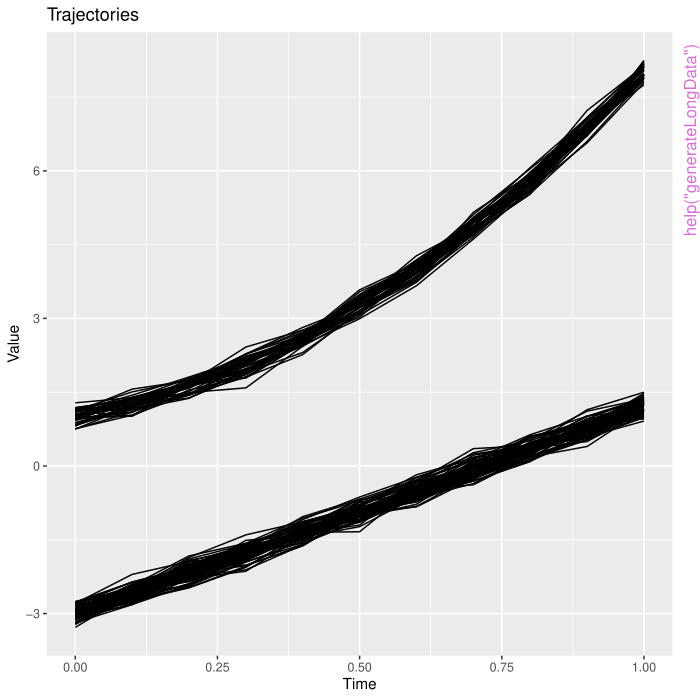

This figure's R source:
pkgname <- "latrend"
source(file.path(R.home("share"), "R", "examples-header.R"))
options(warn = 1)
library('latrend')

base::assign(".oldSearch", base::search(), pos = 'CheckExEnv')
base::assign(".old_wd", base::getwd(), pos = 'CheckExEnv')
cleanEx()
nameEx("as.list.lcMethod")
### * as.list.lcMethod

flush(stderr()); flush(stdout())

### Name: as.list.lcMethod
### Title: Extract the method arguments as a list
### Aliases: as.list.lcMethod

### ** Examples

data(latrendData)
method <- lcMethodKML("Y", id = "Id", time = "Time")
as.list(method)

as.list(method, args = c('id', 'time'))

# select arguments used by kml()
as.list(method, args = kml::kml)

# select arguments used by either kml() or parALGO()
as.list(method, args = c(kml::kml, kml::parALGO))



cleanEx()
nameEx("cash")
### * cash

flush(stderr()); flush(stdout())

### Name: $,lcMethod-method
### Title: Retrieve and evaluate a lcMethod argument by name
### Aliases: $,lcMethod-method

### ** Examples

m <- lcMethodKML(nClusters = 3)
m$nClusters # 3



cleanEx()
nameEx("clusterNames-set")
### * clusterNames-set

flush(stderr()); flush(stdout())

### Name: clusterNames<-
### Title: Update the cluster names
### Aliases: clusterNames<-

### ** Examples

data(latrendData)
model <- latrend(lcMethodKML("Y", id = "Id", time = "Time"), latrendData)
clusterNames(model) <- c("Group 1", "Group 2")



cleanEx()
nameEx("clusterNames")
### * clusterNames

flush(stderr()); flush(stdout())

### Name: clusterNames
### Title: Get the cluster names
### Aliases: clusterNames

### ** Examples

data(latrendData)
model <- latrend(lcMethodKML("Y", id = "Id", time = "Time"), latrendData)
clusterNames(model) # A, B



cleanEx()
nameEx("clusterProportions")
### * clusterProportions

flush(stderr()); flush(stdout())

### Name: clusterProportions
### Title: Proportional size of each cluster
### Aliases: clusterProportions clusterProportions,lcModel-method

### ** Examples

data(latrendData)
model <- latrend(lcMethodKML("Y", id = "Id", time = "Time"), latrendData)
clusterProportions(model)



cleanEx()
nameEx("clusterSizes")
### * clusterSizes

flush(stderr()); flush(stdout())

### Name: clusterSizes
### Title: Number of strata per cluster
### Aliases: clusterSizes

### ** Examples

model <- latrend(lcMethodKML("Y", id = "Id", time = "Time"), latrendData)
clusterSizes(model)



cleanEx()
nameEx("clusterTrajectories")
### * clusterTrajectories

flush(stderr()); flush(stdout())

### Name: clusterTrajectories
### Title: Extract the cluster trajectories
### Aliases: clusterTrajectories clusterTrajectories,lcModel-method

### ** Examples

model <- latrend(method = lcMethodLcmmGMM(fixed = Y ~ Time, mixture = fixed),
  id = "Id", time = "Time", data = latrendData)
clusterTrajectories(model)

clusterTrajectories(model, at = c(0, .5, 1))



cleanEx()
nameEx("confusionMatrix")
### * confusionMatrix

flush(stderr()); flush(stdout())

### Name: confusionMatrix
### Title: Compute the posterior confusion matrix
### Aliases: confusionMatrix

### ** Examples

data(latrendData)
model = latrend(lcMethodLcmmGMM(
  fixed = Y ~ Time, mixture = ~ Time, random = ~ 1,
  id = "Id", time = "Time"),
  data=latrendData)
confusionMatrix(model)



cleanEx()
nameEx("createTestDataFold")
### * createTestDataFold

flush(stderr()); flush(stdout())

### Name: createTestDataFold
### Title: Create the test fold data for validation
### Aliases: createTestDataFold

### ** Examples

data(latrendData)
trainDataList <- createTrainDataFolds(latrendData, id = "Id", folds = 10)
testData1 <- createTestDataFold(latrendData, trainDataList[[1]], id = "Id")



cleanEx()
nameEx("createTestDataFolds")
### * createTestDataFolds

flush(stderr()); flush(stdout())

### Name: createTestDataFolds
### Title: Create all k test folds from the training data
### Aliases: createTestDataFolds

### ** Examples

data(latrendData)
trainDataList <- createTrainDataFolds(latrendData, folds = 10, id = "Id")
testDataList <- createTestDataFolds(latrendData, trainDataList)



cleanEx()
nameEx("createTrainDataFolds")
### * createTrainDataFolds

flush(stderr()); flush(stdout())

### Name: createTrainDataFolds
### Title: Create the training data for each of the k models in k-fold
###   cross validation evaluation
### Aliases: createTrainDataFolds

### ** Examples

data(latrendData)
trainFolds <- createTrainDataFolds(latrendData, folds = 10, id = "Id")

trainFolds <- createTrainDataFolds(latrendData, folds = 10, id = "Id", seed = 1)



cleanEx()
nameEx("externalMetric")
### * externalMetric

flush(stderr()); flush(stdout())

### Name: externalMetric,lcModel,lcModel-method
### Title: Compute external model metric(s)
### Aliases: externalMetric,lcModel,lcModel-method externalMetric
###   externalMetric,lcModels,missing-method
###   externalMetric,lcModels,character-method
###   externalMetric,lcModels,lcModel-method
###   externalMetric,lcModels,lcModels-method
###   externalMetric,list,lcModel-method

### ** Examples

data(latrendData)
model1 <- latrend(lcMethodKML("Y", id = "Id", time = "Time"), latrendData)
model2 <- latrend(lcMethodLcmmGMM(fixed = Y ~ Time, mixture = ~ Time,
   id = "Id", time = "Time"), latrendData)
ari <- externalMetric(model1, model2, 'adjustedRand')



cleanEx()
nameEx("formula.lcMethod")
### * formula.lcMethod

flush(stderr()); flush(stdout())

### Name: formula.lcMethod
### Title: Extract formula
### Aliases: formula.lcMethod

### ** Examples

m <- lcMethodMixtoolsGMM(formula = Y ~ Time + (1 | Id))
formula(m) # Y ~ Time + (1 | Id)



cleanEx()
nameEx("generateLongData")
### * generateLongData

flush(stderr()); flush(stdout())

### Name: generateLongData
### Title: Generate longitudinal test data
### Aliases: generateLongData

### ** Examples

longdata <- generateLongData(sizes = c(40, 70), id = "Id",
                            cluster = ~poly(Time, 2, raw = TRUE),
                            clusterCoefs = cbind(c(1, 2, 5), c(-3, 4, .2)))
plotTrajectories(longdata, response = "Value", id = "Id", time = "Time")



cleanEx()
nameEx("getLcMethod")
### * getLcMethod

flush(stderr()); flush(stdout())

### Name: getLcMethod
### Title: Get the method specification of a lcModel
### Aliases: getLcMethod

### ** Examples

model = latrend(method=lcMethodKML("Y", id = "Id", time = "Time"), data=latrendData)
getLcMethod(model)



cleanEx()
nameEx("idVariable")
### * idVariable

flush(stderr()); flush(stdout())

### Name: idVariable
### Title: Extract the trajectory identifier variable
### Aliases: idVariable idVariable,lcMethod-method
###   idVariable,lcModel-method

### ** Examples

method <- lcMethodKML(id = "Traj")
idVariable(method) # "Traj"

model <- latrend(lcMethodKML("Y", id = "Id", time = "Time"), latrendData)
idVariable(model) # "Id"




cleanEx()
nameEx("ids")
### * ids

flush(stderr()); flush(stdout())

### Name: ids
### Title: Get the unique ids included in this model
### Aliases: ids

### ** Examples

model = latrend(lcMethodKML("Y", id = "Id", time = "Time"), latrendData)
ids(model) # S1, S2, ..., S500



cleanEx()
nameEx("indexy")
### * indexy

flush(stderr()); flush(stdout())

### Name: [[,lcMethod-method
### Title: Retrieve and evaluate a lcMethod argument by name
### Aliases: [[,lcMethod-method

### ** Examples

m = lcMethodKML(nClusters = 5)
m[["nClusters"]] # 5

k = 2
m = lcMethodKML(nClusters = k)
m[["nClusters", eval=FALSE]] # k



cleanEx()
nameEx("latrend")
### * latrend

flush(stderr()); flush(stdout())

### Name: latrend
### Title: Cluster longitudinal data
### Aliases: latrend

### ** Examples

data(latrendData)
model <- latrend(lcMethodKML("Y", id = "Id", time = "Time"), data = latrendData)

method <- lcMethodKML("Y", id = "Id", time = "Time")
model <- latrend(method, data = latrendData, nClusters = 3)

model <- latrend(method, data = latrendData, nClusters = 3, seed = 1)



cleanEx()
nameEx("latrendBatch")
### * latrendBatch

flush(stderr()); flush(stdout())

### Name: latrendBatch
### Title: Cluster longitudinal data for a list of model specifications
### Aliases: latrendBatch

### ** Examples

data(latrendData)
methods <- lcMethods(lcMethodKML("Y", id = "Id", time = "Time"), nClusters = 1:3)
models <- latrendBatch(methods, data = latrendData)

models <- latrendBatch(lcMethods(lcMethodKML("Y", id = "Id", time = "Time"), nClusters = 1:2),
   data = .(subset(latrendData, Time > .5),
            subset(latrendData, Time < .5))) # different data per method




cleanEx()
nameEx("latrendBoot")
### * latrendBoot

flush(stderr()); flush(stdout())

### Name: latrendBoot
### Title: Cluster longitudinal data using bootstrapping
### Aliases: latrendBoot

### ** Examples

data(latrendData)
method <- lcMethodKML("Y", id = "Id", time = "Time")
model <- latrendBoot(method, latrendData, samples = 10)



cleanEx()
nameEx("latrendCV")
### * latrendCV

flush(stderr()); flush(stdout())

### Name: latrendCV
### Title: Cluster longitudinal data over k folds
### Aliases: latrendCV

### ** Examples

data(latrendData)
method <- lcMethodKML("Y", id = "Id", time = "Time")
model <- latrendCV(method, latrendData, folds = 5)

model <- latrendCV(method, subset(latrendData, Time < .5), folds = 5, seed = 1)



cleanEx()
nameEx("latrendRep")
### * latrendRep

flush(stderr()); flush(stdout())

### Name: latrendRep
### Title: Cluster longitudinal data repeatedly
### Aliases: latrendRep

### ** Examples

data(latrendData)
method <- lcMethodKML("Y", id = "Id", time = "Time")
models <- latrendRep(method, data = latrendData, .rep = 5) # 5 repeated runs

models <- latrendRep(method, data = latrendData, .seed = 1, .rep = 3)



cleanEx()
nameEx("lcMethod-class")
### * lcMethod-class

flush(stderr()); flush(stdout())

### Name: lcMethod-class
### Title: lcMethod class
### Aliases: lcMethod-class compose compose,lcMethod-method fit
###   fit,lcMethod-method getLabel getLabel,lcMethod-method getName
###   getName,lcMethod-method getShortName getShortName,lcMethod-method
###   length,lcMethod-method names,lcMethod-method preFit
###   preFit,lcMethod-method prepareData prepareData,lcMethod-method
###   postFit postFit,lcMethod-method validate validate,lcMethod-method

### ** Examples

getName(lcMethodKML("Y")) # "longitudinal k-means"
getShortName(lcMethodKML("Y")) # "KML"
m = lcMethodKML("Y")
names(m)



cleanEx()
nameEx("lcMethod.call")
### * lcMethod.call

flush(stderr()); flush(stdout())

### Name: lcMethod.call
### Title: Create a lcMethod object from a call
### Aliases: lcMethod.call

### ** Examples

data(latrendData)
lcMethodKML2 <- function(response = "Y", id = "Id", time = "Time", nClusters = 2, ...) {
  lcMethod.call("lcMethodKML", call = stackoverflow::match.call.defaults(),
    defaults = c(kml::kml, kml::parALGO),
    excludeArgs = c("object", "nbClusters", "parAlgo", "toPlot", "saveFreq"))
}
method <- lcMethodKML2(nClusters = 3)
latrend(method, data = latrendData)



cleanEx()
nameEx("lcMethodAkmedoids")
### * lcMethodAkmedoids

flush(stderr()); flush(stdout())

### Name: lcMethodAkmedoids
### Title: Specify AKMedoids method
### Aliases: lcMethodAkmedoids

### ** Examples

library(akmedoids)
data(latrendData)
method <- lcMethodAkmedoids(response = "Y", time = "Time", id = "Id", nClusters = 3)
model <- latrend(method, data = latrendData)



cleanEx()
nameEx("lcMethodCrimCV")
### * lcMethodCrimCV

flush(stderr()); flush(stdout())

### Name: lcMethodCrimCV
### Title: Specify a zero-inflated repeated-measures GBTM method
### Aliases: lcMethodCrimCV

### ** Examples




cleanEx()
nameEx("lcMethodCustom")
### * lcMethodCustom

flush(stderr()); flush(stdout())

### Name: lcMethodCustom
### Title: Specify a custom method based on a model function
### Aliases: lcMethodCustom

### ** Examples

data(latrendData)
# Stratification based on the mean response level
clusfun <- function(data, response, id, time, ...) {
   clusters <- data.table::as.data.table(data)[, mean(Y) > 0, by = Id]$V1
   lcModelCustom(data = data,
     trajectoryAssignments = factor(clusters, levels = c(FALSE, TRUE), labels = c("Low", "High")),
     response = response,
     time = time,
     id = id)
}
method <- lcMethodCustom(response = "Y", fun = clusfun, id = "Id", time = "Time")
model <- latrend(method, data = latrendData)



cleanEx()
nameEx("lcMethodDtwclust")
### * lcMethodDtwclust

flush(stderr()); flush(stdout())

### Name: lcMethodDtwclust
### Title: Specify time series clustering via dtwclust
### Aliases: lcMethodDtwclust

### ** Examples

library(dtwclust)
data(latrendData)
method <- lcMethodDtwclust("Y", id = "Id", time = "Time", nClusters = 3)
model <- latrend(method, latrendData)



cleanEx()
nameEx("lcMethodFlexmix")
### * lcMethodFlexmix

flush(stderr()); flush(stdout())

### Name: lcMethodFlexmix
### Title: Method interface to flexmix()
### Aliases: lcMethodFlexmix

### ** Examples

library(flexmix)
data(latrendData)
method <- lcMethodFlexmix(Y ~ Time, id = "Id", time = "Time", nClusters = 3)
model <- latrend(method, latrendData)



cleanEx()
nameEx("lcMethodFlexmixGBTM")
### * lcMethodFlexmixGBTM

flush(stderr()); flush(stdout())

### Name: lcMethodFlexmixGBTM
### Title: Group-based trajectory modeling using flexmix
### Aliases: lcMethodFlexmixGBTM

### ** Examples

library(flexmix)
data(latrendData)
method <- lcMethodFlexmixGBTM(Y ~ Time, id = "Id", time = "Time", nClusters = 3)
model <- latrend(method, latrendData)



cleanEx()
nameEx("lcMethodFunFEM")
### * lcMethodFunFEM

flush(stderr()); flush(stdout())

### Name: lcMethodFunFEM
### Title: Specify a FunFEM method
### Aliases: lcMethodFunFEM

### ** Examples

library(funFEM)
library(fda)
data(latrendData)
method <- lcMethodFunFEM("Y", id = "Id", time = "Time", nClusters = 3)
model <- latrend(method, latrendData)

method <- lcMethodFunFEM("Y",
   basis = function(time) {
      create.bspline.basis(time,
        nbasis = 10, norder = 4)
})



cleanEx()
nameEx("lcMethodGCKM")
### * lcMethodGCKM

flush(stderr()); flush(stdout())

### Name: lcMethodGCKM
### Title: Two-step clustering through linear mixed modeling and k-means
### Aliases: lcMethodGCKM

### ** Examples

library(lme4)
data(latrendData)
method <- lcMethodGCKM(Y ~ (Time | Id), id = "Id", time = "Time", nClusters = 3)
model <- latrend(method, latrendData)



cleanEx()
nameEx("lcMethodKML")
### * lcMethodKML

flush(stderr()); flush(stdout())

### Name: lcMethodKML
### Title: Specify a longitudinal k-means (KML) method
### Aliases: lcMethodKML

### ** Examples

library(kml)
data(latrendData)
method <- lcMethodKML("Y", id = "Id", time = "Time", nClusters = 3)
model <- latrend(method, latrendData)



cleanEx()
nameEx("lcMethodLMKM")
### * lcMethodLMKM

flush(stderr()); flush(stdout())

### Name: lcMethodLMKM
### Title: Two-step clustering through linear regression modeling and
###   k-means
### Aliases: lcMethodLMKM

### ** Examples

data(latrendData)
method <- lcMethodLMKM(Y ~ Time, id = "Id", time = "Time", nClusters = 3)
model <- latrend(method, latrendData)



cleanEx()
nameEx("lcMethodLcmmGBTM")
### * lcMethodLcmmGBTM

flush(stderr()); flush(stdout())

### Name: lcMethodLcmmGBTM
### Title: Specify GBTM method
### Aliases: lcMethodLcmmGBTM

### ** Examples

data(latrendData)
method <- lcMethodLcmmGBTM(fixed = Y ~ Time, mixture = ~ 1,
   id = "Id", time = "Time", nClusters = 3)
gbtm <- latrend(method, data = latrendData)
summary(gbtm)

method <- lcMethodLcmmGBTM(fixed = Y ~ Time, mixture = ~ Time,
    id = "Id", time = "Time", nClusters = 3)



cleanEx()
nameEx("lcMethodLcmmGMM")
### * lcMethodLcmmGMM

flush(stderr()); flush(stdout())

### Name: lcMethodLcmmGMM
### Title: Specify GMM method using lcmm
### Aliases: lcMethodLcmmGMM

### ** Examples

data(latrendData)
method <- lcMethodLcmmGMM(fixed = Y ~ Time,
   mixture = ~ Time, random = ~ 1,
   id = "Id", time = "Time", , nClusters = 3)
gmm <- latrend(method, data = latrendData)
summary(gmm)

method <- lcMethodLcmmGMM(fixed = Y ~ Time,
    mixture = ~ Time, random = ~ Time,
    id = "Id", time = "Time", nClusters = 3)



cleanEx()
nameEx("lcMethodLongclust")
### * lcMethodLongclust

flush(stderr()); flush(stdout())

### Name: lcMethodLongclust
### Title: Specify Longclust method
### Aliases: lcMethodLongclust

### ** Examples

library(longclust)
data(latrendData)
method <- lcMethodLongclust("Y", id = "Id", time = "Time", nClusters = 3)
model <- latrend(method, latrendData)



cleanEx()
nameEx("lcMethodMclustLLPA")
### * lcMethodMclustLLPA

flush(stderr()); flush(stdout())

### Name: lcMethodMclustLLPA
### Title: Longitudinal latent profile analysis
### Aliases: lcMethodMclustLLPA

### ** Examples

library(mclust)
data(latrendData)
method <- lcMethodMclustLLPA("Y", id = "Id", time = "Time", nClusters = 3)
model <- latrend(method, latrendData)



cleanEx()
nameEx("lcMethodMixAK_GLMM")
### * lcMethodMixAK_GLMM

flush(stderr()); flush(stdout())

### Name: lcMethodMixAK_GLMM
### Title: Specify a GLMM iwht a normal mixture in the random effects
### Aliases: lcMethodMixAK_GLMM

### ** Examples

data(latrendData)
# this example only runs when the mixAK package is installed
try({
 method <- lcMethodMixAK_GLMM(fixed = Y ~ 1, random = ~ Time,
  id = "Id", time = "Time", nClusters = 3)
 model <- latrend(method, latrendData)
 summary(model)
})



cleanEx()
nameEx("lcMethodMixTVEM")
### * lcMethodMixTVEM

flush(stderr()); flush(stdout())

### Name: lcMethodMixTVEM
### Title: Specify a MixTVEM
### Aliases: lcMethodMixTVEM

### ** Examples




cleanEx()
nameEx("lcMethodMixtoolsGMM")
### * lcMethodMixtoolsGMM

flush(stderr()); flush(stdout())

### Name: lcMethodMixtoolsGMM
### Title: Specify mixed mixture regression model using mixtools
### Aliases: lcMethodMixtoolsGMM

### ** Examples




cleanEx()
nameEx("lcMethodMixtoolsNPRM")
### * lcMethodMixtoolsNPRM

flush(stderr()); flush(stdout())

### Name: lcMethodMixtoolsNPRM
### Title: Specify non-parametric estimation for independent repeated
###   measures
### Aliases: lcMethodMixtoolsNPRM

### ** Examples

library(mixtools)
data(latrendData)
method <- lcMethodMixtoolsNPRM("Y", id = "Id", time = "Time", nClusters = 3)
model <- latrend(method, latrendData)



cleanEx()
nameEx("lcMethodRandom")
### * lcMethodRandom

flush(stderr()); flush(stdout())

### Name: lcMethodRandom
### Title: Specify a random-partitioning method
### Aliases: lcMethodRandom

### ** Examples

data(latrendData)
method <- lcMethodRandom(response = "Y", id = "Id", time = "Time")
model <- latrend(method, latrendData)

# uniform clusters
method <- lcMethodRandom(alpha = 1e3, nClusters = 3, response = "Y", id = "Id", time = "Time")

# single large cluster
method <- lcMethodRandom(alpha = c(100, 1, 1, 1), nClusters = 4,
  response = "Y", id = "Id", time = "Time")



cleanEx()
nameEx("lcMethodStratify")
### * lcMethodStratify

flush(stderr()); flush(stdout())

### Name: lcMethodStratify
### Title: Specify a stratification method
### Aliases: lcMethodStratify

### ** Examples

data(latrendData)
# Stratification based on the mean response level
method <- lcMethodStratify("Y", mean(Y) > 0,
   clusterNames = c("Low", "High"), id = "Id", time = "Time")
model <- latrend(method, latrendData)
summary(model)

# Stratification function
stratfun <- function(trajdata) {
   trajmean <- mean(trajdata$Y)
   factor(trajmean > 1.7,
      levels = c(FALSE, TRUE),
      labels = c("Low", "High"))
}
method <- lcMethodStratify("Y", stratfun, id = "Id", time = "Time")

# Multiple clusters
stratfun3 <- function(trajdata) {
   trajmean <- mean(trajdata$Y)
   cut(trajmean,
      c(-Inf, .5, 2, Inf),
      labels = c("Low", "Medium", "High"))
}
method <- lcMethodStratify("Y", stratfun3, id = "Id", time = "Time")



cleanEx()
nameEx("lcMethods")
### * lcMethods

flush(stderr()); flush(stdout())

### Name: lcMethods
### Title: Generate a list of lcMethod objects
### Aliases: lcMethods

### ** Examples

data(latrendData)
baseMethod <- lcMethodKML("Y", id = "Id", time = "Time")
methods <- lcMethods(baseMethod, nClusters = 1:6)

nclus <- 1:6
methods <- lcMethods(baseMethod, nClusters = nclus)

methods <- lcMethods(baseMethod, nClusters = 3, center = .(mean, mean, median))
length(methods) # 3

methods <- lcMethods(baseMethod, nClusters = 1:3, center = .(mean, mean, median))
length(methods) # 9



cleanEx()
nameEx("lcModels")
### * lcModels

flush(stderr()); flush(stdout())

### Name: lcModels
### Title: Construct a flat (named) list of lcModel objects
### Aliases: lcModels

### ** Examples

data(latrendData)
kml <- latrend(lcMethodKML("Y", id = "Id", time = "Time"), latrendData)
gmm <- latrend(lcMethodLcmmGMM(fixed = Y ~ Time, mixture = ~ Time,
   id = "Id", time = "Time"), latrendData)
lcModels(kml, gmm)

lcModels(defaults = c(kml, gmm))



cleanEx()
nameEx("max.lcModels")
### * max.lcModels

flush(stderr()); flush(stdout())

### Name: max.lcModels
### Title: Select the lcModel with the highest metric value
### Aliases: max.lcModels

### ** Examples

data(latrendData)
baseMethod <- lcMethodKML(response = "Y", id = "Id", time = "Time")
kml1 <- latrend(baseMethod, nClusters = 1, latrendData)
kml2 <- latrend(baseMethod, nClusters = 2, latrendData)
kml3 <- latrend(baseMethod, nClusters = 3, latrendData)
models <- lcModels(kml1, kml2, kml3)
max(models, 'WRSS')



cleanEx()
nameEx("metric")
### * metric

flush(stderr()); flush(stdout())

### Name: metric
### Title: Compute internal model metric(s)
### Aliases: metric metric,lcModel-method metric,list-method
###   metric,lcModels-method

### ** Examples

data(latrendData)
model <- latrend(lcMethodLcmmGMM(fixed = Y ~ Time, mixture = ~ Time,
   id = "Id", time = "Time"), latrendData)
bic <- metric(model, "BIC")

ic <- metric(model, c("AIC", "BIC"))



cleanEx()
nameEx("min.lcModels")
### * min.lcModels

flush(stderr()); flush(stdout())

### Name: min.lcModels
### Title: Select the lcModel with the lowest metric value
### Aliases: min.lcModels

### ** Examples

data(latrendData)
baseMethod <- lcMethodKML(response = "Y", id = "Id", time = "Time")
kml1 <- latrend(baseMethod, nClusters = 1, latrendData)
kml2 <- latrend(baseMethod, nClusters = 2, latrendData)
kml3 <- latrend(baseMethod, nClusters = 3, latrendData)
models <- lcModels(kml1, kml2, kml3)
min(models, 'WRSS')



cleanEx()
nameEx("plotMetric")
### * plotMetric

flush(stderr()); flush(stdout())

### Name: plotMetric
### Title: Plot one or more internal metrics for all lcModels
### Aliases: plotMetric

### ** Examples

data(latrendData)
baseMethod <- lcMethodKML(response = "Y", id = "Id", time = "Time")
kml1 <- latrend(baseMethod, nClusters = 1, latrendData)
kml2 <- latrend(baseMethod, nClusters = 2, latrendData)
kml3 <- latrend(baseMethod, nClusters = 3, latrendData)
models <- lcModels(kml1, kml2, kml3)
plotMetric(models, "BIC", by = "nClusters", group = ".name")



cleanEx()
nameEx("plotTrajectories")
### * plotTrajectories

flush(stderr()); flush(stdout())

### Name: plotTrajectories
### Title: Plot trajectories
### Aliases: plotTrajectories plotTrajectories,data.frame-method
###   plotTrajectories,lcModel-method

### ** Examples

data(latrendData)
plotTrajectories(latrendData, response = "Y", id = "Id", time = "Time")

plotTrajectories(latrendData, response = quote(exp(Y)), id = "Id", time = "Time")



cleanEx()
nameEx("postprob")
### * postprob

flush(stderr()); flush(stdout())

### Name: postprob
### Title: Posterior probability per fitted id
### Aliases: postprob postprob,lcModel-method

### ** Examples

data(latrendData)
model <- latrend(lcMethodLcmmGMM(fixed = Y ~ Time, mixture = ~ Time,
   id = "Id", time = "Time"), data = latrendData)
postprob(model)



cleanEx()
nameEx("predict.lcModel")
### * predict.lcModel

flush(stderr()); flush(stdout())

### Name: predict.lcModel
### Title: lcModel predictions
### Aliases: predict.lcModel

### ** Examples

data(latrendData)
model <- latrend(lcMethodLcmmGMM(
   fixed = Y ~ Time, mixture = ~ Time,
   id = "Id", time = "Time"), latrendData)
predFitted <- predict(model) # same result as fitted(model)

# Cluster trajectory of cluster A
predCluster <- predict(model, newdata = data.frame(Cluster = "A", Time = time(model)))

# Prediction for id S1 given cluster A membership
predId <- predict(model, newdata = data.frame(Cluster = "A", Id = "S1", Time = time(model)))

# Prediction matrix for id S1 for all clusters
predIdAll <- predict(model, newdata = data.frame(Id = "S1", Time = time(model)))



cleanEx()
nameEx("responseVariable")
### * responseVariable

flush(stderr()); flush(stdout())

### Name: responseVariable
### Title: Extract the response variable
### Aliases: responseVariable responseVariable,lcMethod-method
###   responseVariable,lcModel-method

### ** Examples

method <- lcMethodKML("Value")
responseVariable(method) # "Value"

method <- lcMethodLcmmGBTM(fixed = Value ~ Time, mixture = ~ Time)
responseVariable(method) # "Value"

data(latrendData)
model <- latrend(lcMethodKML("Y", id = "Id", time = "Time"), latrendData)
responseVariable(model) # "Value"



cleanEx()
nameEx("subset.lcModels")
### * subset.lcModels

flush(stderr()); flush(stdout())

### Name: subset.lcModels
### Title: Subsetting a lcModels list based on method arguments
### Aliases: subset.lcModels

### ** Examples

data(latrendData)
mKML <- lcMethodKML(response = "Y", id = "Id", time = "Time")
kml1 <- latrend(mKML, nClusters = 1, latrendData)
kml2 <- latrend(mKML, nClusters = 2, latrendData)
kml3 <- latrend(mKML, nClusters = 3, latrendData)
gmm <- latrend(lcMethodLcmmGMM(fixed = Y ~ Time, mixture = ~ Time,
   id = "Id", time = "Time"), latrendData)
models <- lcModels(kml1, kml2, kml3, gmm)

subset(models, nClusters > 1 & .method == 'kml')



cleanEx()
nameEx("timeVariable")
### * timeVariable

flush(stderr()); flush(stdout())

### Name: timeVariable
### Title: Extract the time variable
### Aliases: timeVariable timeVariable,lcMethod-method
###   timeVariable,lcModel-method

### ** Examples

method <- lcMethodKML(time = "Assessment")
timeVariable(method) # "Assessment"

data(latrendData)
model <- latrend(lcMethodKML("Y", id = "Id", time = "Time"), latrendData)
idVariable(model) # "Id"



cleanEx()
nameEx("trajectories")
### * trajectories

flush(stderr()); flush(stdout())

### Name: trajectories
### Title: Extract the fitted trajectories for all strata
### Aliases: trajectories trajectories,lcModel-method

### ** Examples

data(latrendData)
model <- latrend(method = lcMethodKML("Y", id = "Id", time = "Time"), data = latrendData)
trajectories(model)

trajectories(model, at = c(0, .5, 1))



cleanEx()
nameEx("trajectoryAssignments")
### * trajectoryAssignments

flush(stderr()); flush(stdout())

### Name: trajectoryAssignments
### Title: Get the cluster membership of each trajectory
### Aliases: trajectoryAssignments trajectoryAssignments,lcModel-method

### ** Examples

data(latrendData)
model <- latrend(method = lcMethodKML("Y", id = "Id", time = "Time"), latrendData)
trajectoryAssignments(model)

# assign ids at random using weighted sampling
trajectoryAssignments(model, strategy = which.weight)



cleanEx()
nameEx("update.lcMethod")
### * update.lcMethod

flush(stderr()); flush(stdout())

### Name: update.lcMethod
### Title: Update a method specification
### Aliases: update.lcMethod

### ** Examples

m <- lcMethodMixtoolsGMM(Value ~ 1)
m2 <- update(m, formula = ~ . + Time)

m3 <- update(m2, nClusters = 3)

k <- 2
m4 <- update(m, nClusters = k) # nClusters: k

m5 <- update(m, nClusters = k, .eval = TRUE) # nClusters: 2




cleanEx()
nameEx("which.weight")
### * which.weight

flush(stderr()); flush(stdout())

### Name: which.weight
### Title: Sample an index of a vector weighted by the elements
### Aliases: which.weight

### ** Examples

x = c(.01, .69, .3)
which.weight(x) #1, 2, or 3



### * <FOOTER>
###
cleanEx()
options(digits = 7L)
base::cat("Time elapsed: ", proc.time() - base::get("ptime", pos = 'CheckExEnv'),"\n")
grDevices::dev.off()
###
### Local variables: ***
### mode: outline-minor ***
### outline-regexp: "\\(> \\)?### [*]+" ***
### End: ***
quit('no')
